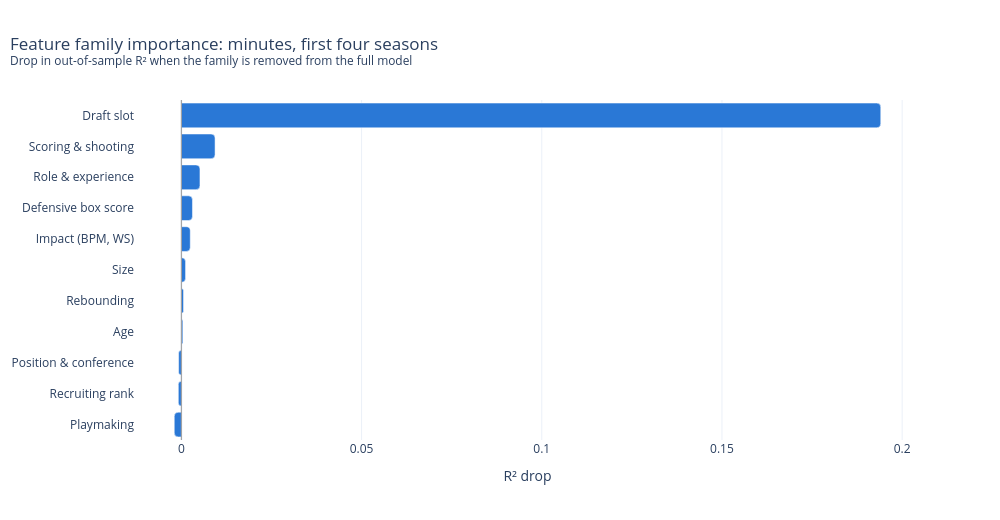
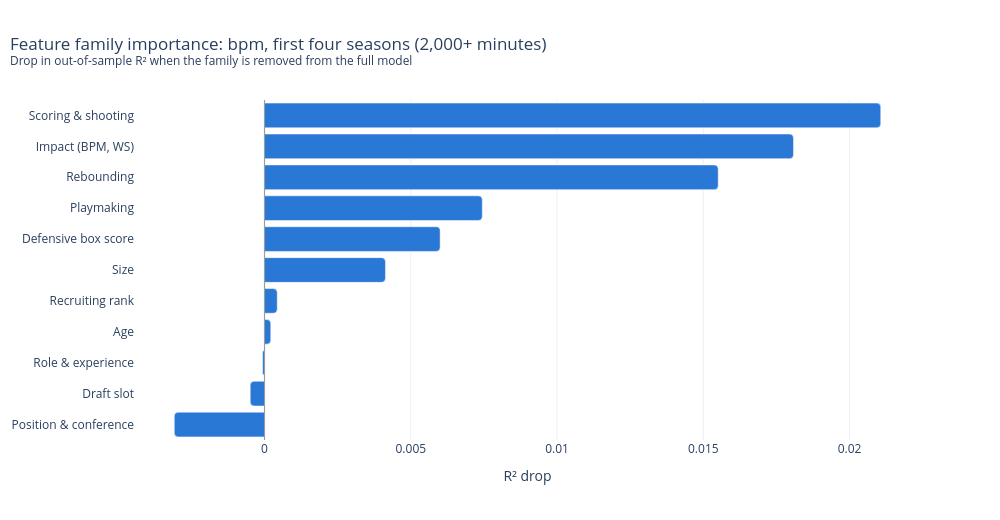

Notebook code for these charts, in order:
### Markdown cell above
## Feature family importance

### Code cell
for target in ["mp_4yr", "bpm_4yr"]:
    plot_importance(family_importance(df, target), target).show()

### Figure 1 — Plotly figure (JSON) as saved in the notebook; plotly's stock layout.template omitted (floating-point values rounded to 4 significant figures)
{"data": [{"hovertemplate": "<b>%{y}</b><br>R² drop %{x:.3f}<extra></extra>", "marker": {"color": "#2a78d6", "cornerradius": 4}, "orientation": "h", "type": "bar", "x": [-0.001982, -0.0008514, -0.0007718, 0.0004018, 0.0005938, 0.001158, 0.002461, 0.003071, 0.005153, 0.009343, 0.1941], "y": ["Playmaking", "Recruiting rank", "Position & conference", "Age", "Rebounding", "Size", "Impact (BPM, WS)", "Defensive box score", "Role & experience", "Scoring & shooting", "Draft slot"]}], "layout": {"height": 520, "hoverlabel": {"bgcolor": "white"}, "shapes": [{"line": {"color": "#9a9a9a", "width": 1}, "type": "line", "x0": 0, "x1": 0, "xref": "x", "y0": 0, "y1": 1, "yref": "y domain"}], "showlegend": false, "title": {"text": "Feature family importance: minutes, first four seasons<br><sup>Drop in out-of-sample R² when the family is removed from the full model</sup>", "x": 0.01}, "width": 1000, "xaxis": {"title": {"text": "R² drop"}}}}

### Figure 2 — Plotly figure (JSON) as saved in the notebook; plotly's stock layout.template omitted (floating-point values rounded to 4 significant figures)
{"data": [{"hovertemplate": "<b>%{y}</b><br>R² drop %{x:.3f}<extra></extra>", "marker": {"color": "#2a78d6", "cornerradius": 4}, "orientation": "h", "type": "bar", "x": [-0.003086, -0.000489, -6.685e-05, 0.0002138, 0.0004346, 0.004135, 0.006003, 0.007445, 0.01551, 0.01808, 0.02107], "y": ["Position & conference", "Draft slot", "Role & experience", "Age", "Recruiting rank", "Size", "Defensive box score", "Playmaking", "Rebounding", "Impact (BPM, WS)", "Scoring & shooting"]}], "layout": {"height": 520, "hoverlabel": {"bgcolor": "white"}, "shapes": [{"line": {"color": "#9a9a9a", "width": 1}, "type": "line", "x0": 0, "x1": 0, "xref": "x", "y0": 0, "y1": 1, "yref": "y domain"}], "showlegend": false, "title": {"text": "Feature family importance: bpm, first four seasons (2,000+ minutes)<br><sup>Drop in out-of-sample R² when the family is removed from the full model</sup>", "x": 0.01}, "width": 1000, "xaxis": {"title": {"text": "R² drop"}}}}
